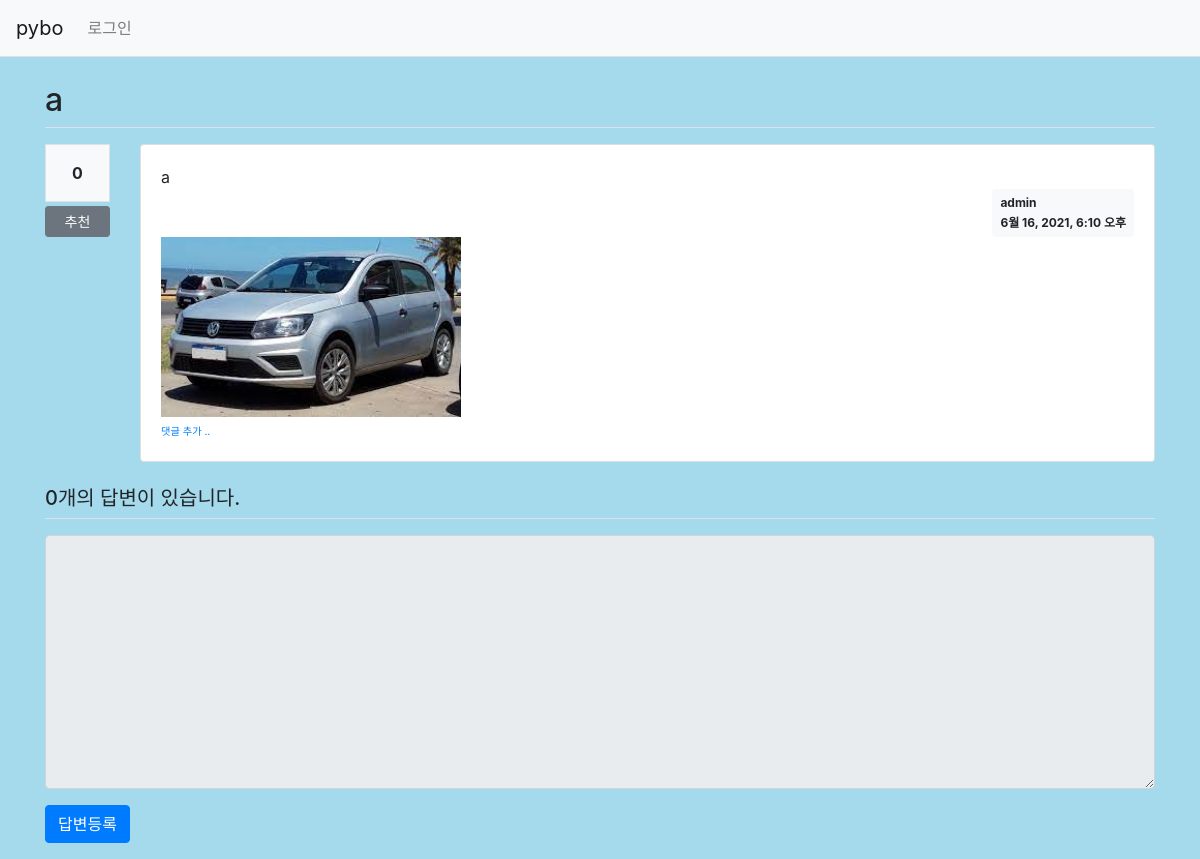
/pybo/317/, run on the app's committed database.
### pybo/models.py (models this page shows, shortened)
class Question(models.Model):
    author = models.ForeignKey(User, on_delete=models.CASCADE, related_name='author_question')
    subject = models.CharField(max_length=200)
    content = models.TextField()
    create_date = models.DateTimeField()
    modify_date = models.DateTimeField(null=True, blank=True)
    voter = models.ManyToManyField(User, related_name='voter_question')
    image = models.ImageField(upload_to='images/', blank=True, null=True)

class Photo(models.Model):
    post = models.ForeignKey(Question, on_delete=models.CASCADE, null=True)
    image = models.ImageField(upload_to='images/', blank=True, null=True)

### pybo/views/base_views.py (the view)
def detail(request, question_id):
    question = get_object_or_404(Question,pk=question_id)
    context = {'question': question}
    return render(request, 'pybo/question_detail.html', context)

### templates/pybo/question_detail.html (shortened to what this page needs)
{% extends 'base.html' %}
{% block content %}
<div class="container my-3">
    <h2 class="border-bottom py-2">{{ question.subject }}</h2>
    <div class="row my-3">
        <div class="col-1">
            <div class="bg-light text-center p-3 border font-weight-bolder mb-1">{{question.voter.count}}</div>
            <a href="#" data-uri="{% url 'pybo:vote_question' question.id  %}"
               class="recommend btn btn-sm btn-secondary btn-block my-1">추천</a>
        </div>
        <div class="col-11">
            <div class="card">
                <div class="card-body">
                    <div class="card-text" style="white-space: pre-line;">{{ question.content }}</div>
                    <div class="d-flex justify-content-end">
                        <div class="badge badge-light p-2 text-left">
                            <div class="mb-2">{{ question.author.username }}</div>
                            <div>{{ question.create_date }}</div>
                        </div>
                    </div>
                    {% for photo in question.photo_set.all %}
                        <img src="{{photo.image.url}}" width="300"><br>
                    {% endfor %}
                    <div>
                        <a href="{% url 'pybo:comment_create_question' question.id  %}"
                        class="small"><small>댓글 추가 ..</small></a>
                    </div>
                </div>
            </div>
        </div>
    </div>
    <h5 class="border-bottom my-3 py-2">{{question.answer_set.count}}개의 답변이 있습니다.</h5>
    <form action="{% url 'pybo:answer_create' question.id %}" method="post" class="my-3">
        <div class="form-group">
            <textarea name="content" id="content"
            {% if not user.is_authenticated %}disabled{% endif %}
            class="form-control" rows="10"></textarea>
        </div>
        <input type="submit" value="답변등록" class="btn btn-primary">
    </form>
</div>
{% endblock %}

### templates/base.html (shortened to what this page needs)
{% load static %}
<!doctype html>
<html lang="ko">
<head>
    <link rel="stylesheet" type="text/css" href="{% static 'bootstrap.min.css' %}">
    <link rel="stylesheet" type="text/css" href="{% static 'style.css' %}">
</head>
<body>
{% include "navbar.html" %}
{% block content %}
{% endblock %}
</body>
</html>

### templates/navbar.html (shortened to what this page needs)
<nav class="navbar navbar-expand-lg navbar-light bg-light border-bottom">
    <a class="navbar-brand" href="{% url 'pybo:index' %}">pybo</a>
    <div class="collapse navbar-collapse flex-grow-0" id="navbarNav">
        <ul class="navbar-nav">
            <li class="nav-item">
                {% if user.is_authenticated %}
                <a class="nav-link" href="{% url 'common:logout' %}">
                    {{ user.username }}로그아웃
                </a>
                {% else %}
                <a class="nav-link" href="{% url 'common:login' %}">로그인</a>
                {% endif %}
            </li>
        </ul>
    </div>
</nav>

### static/style.css (style rules this page uses)
li a { color : green; }

### templates/base.html (style rules this page uses)
body { background-color: rgb(164, 218, 235); }

### data on the page
Question: subject "a", voter.count "0", content "a", author.username "admin", create_date "6월 16, 2021, 6:10 오후", answer_set.count "0"
Photo: image (picture)
